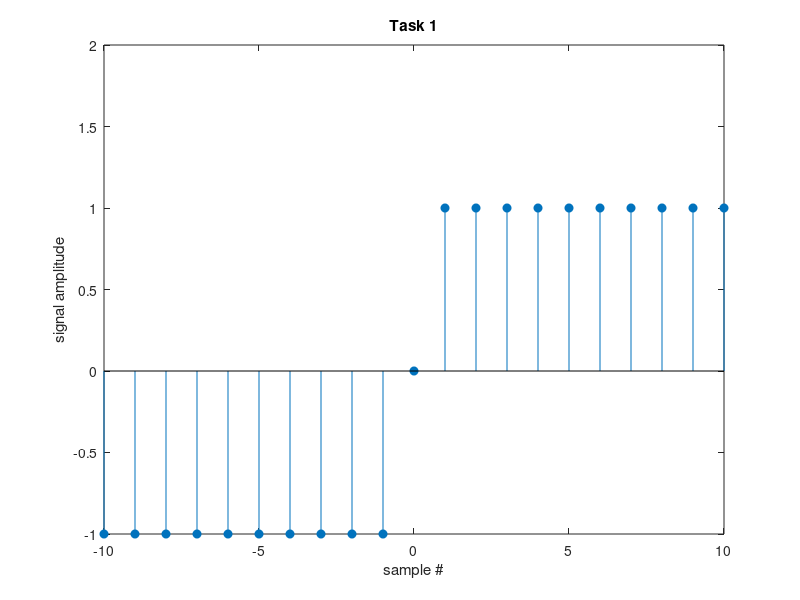

Here is the MATLAB script that generated this plot:
clc; clear; close all;

% Signal
n = -10:10;
x1=[-ones(1,10) 0 ones(1,10)];

% Signal PLotting
stem(n,x1,'filled'); 
xlabel('sample #'); 
ylabel('signal amplitude'); 
title('Task 1'); 
axis([-10 10 -1 2])
